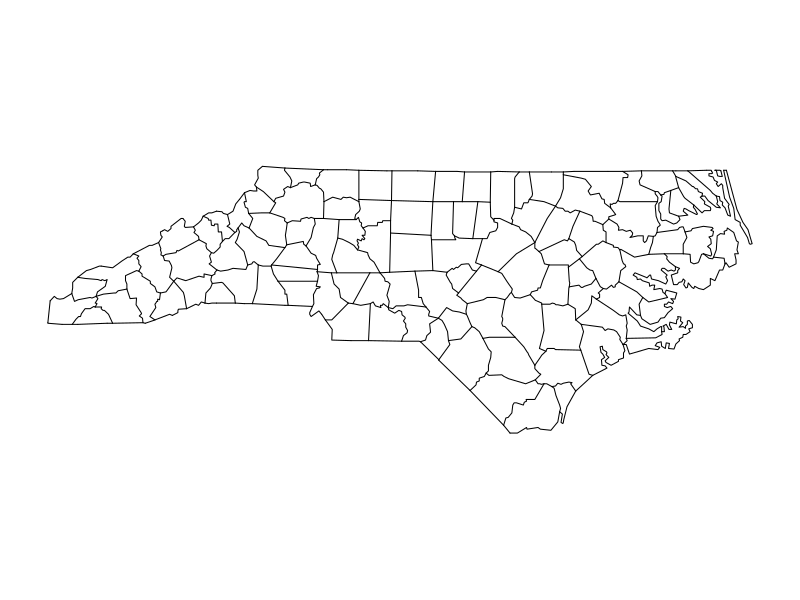
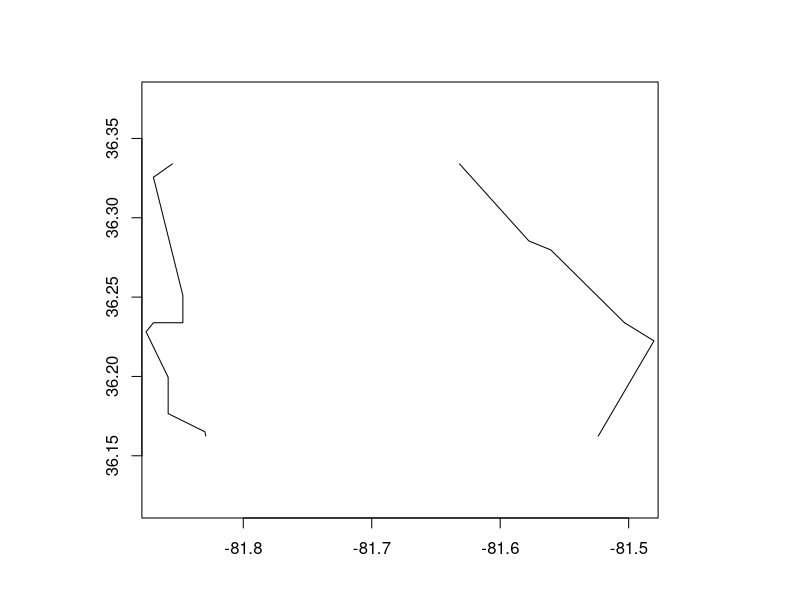
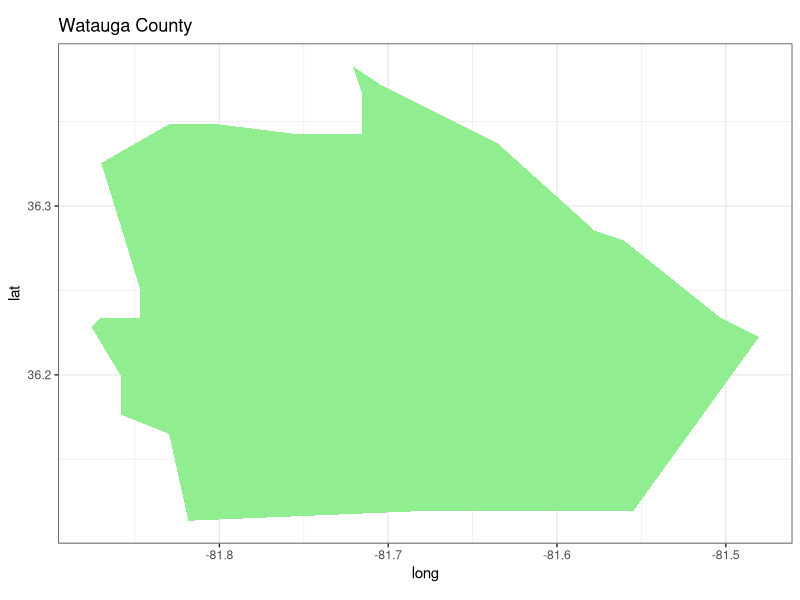
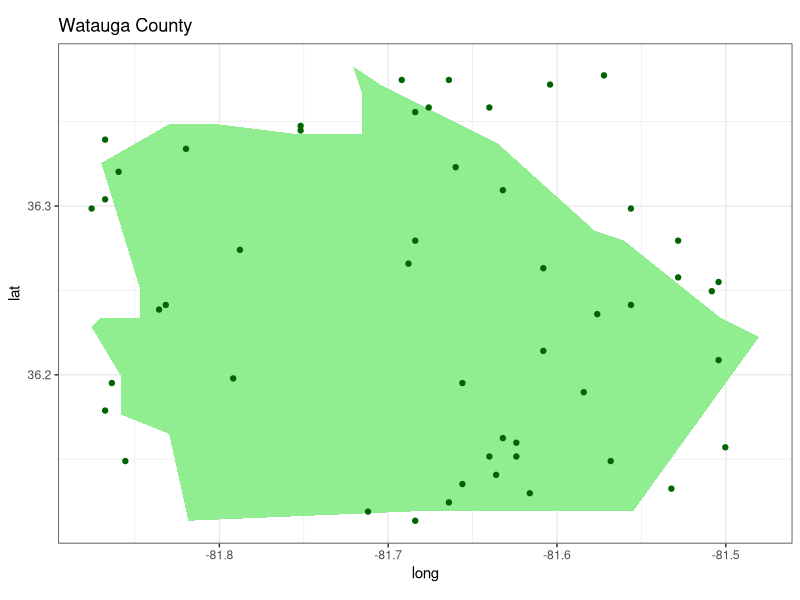

Here is the R script that generated these plots, in order:
library(maps)
map('county','north carolina')
#map.where('county',36.216658, -81.675703)
#map.where('state',36.21, -81.67)
map.where('state',-81.675703, 36.216658)
map('county','north carolina,watauga')
map.axes()

######################################################
## Below is what I think you are asking for....
## Solution implemented with ggplot2...
library(ggplot2)
library(maps)     # package has maps
library(mapproj)  # projections
WC <- map_data('county','north carolina,watauga')
p <- ggplot(data = WC, aes(x = long, y = lat))
p1 <- p + geom_polygon(fill = "lightgreen") + theme_bw() + 
  coord_map("polyconic") + coord_fixed() + labs(title = "Watauga County")
p1
### So what is the range for the long and lat?
RLong <- range(WC$long)
RLong
RLat <- range(WC$lat)
RLat
### Add some random points?
n <- 50  # number of points
set.seed(13)
RpointsLong <- sample(seq(RLong[1], RLong[2], length = 100), n, replace = TRUE)
RpointsLat <- sample(seq(RLat[1], RLat[2], length = 100), n, replace = TRUE)
DF <- data.frame(RpointsLong, RpointsLat)
head(DF)
p1 + geom_point(data = DF, aes(x = RpointsLong, y = RpointsLat), col = "darkgreen")
##### http://www.nceas.ucsb.edu/scicomp/usecases/GenerateConvexHullAndROIForPoints
